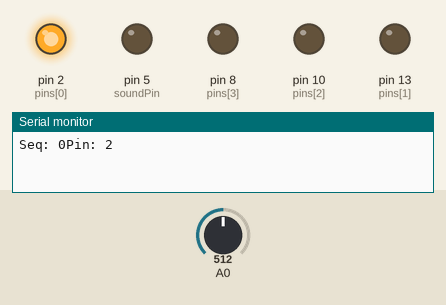
Simulated run of this sketch. Board: Arduino Uno, built with avr-gcc and run on an emulated ATmega328P. On the bench: output pins drawn as LEDs (lit = HIGH), the last lines printed to the serial monitor. The inputs (shaded band) are chosen by the test bench; at power-on: A0 = 512. Random numbers use the default seed unless the sketch sets one.

Above: at 7.6 s.
12.4 s: A0 set to 511
At 13.9 s:
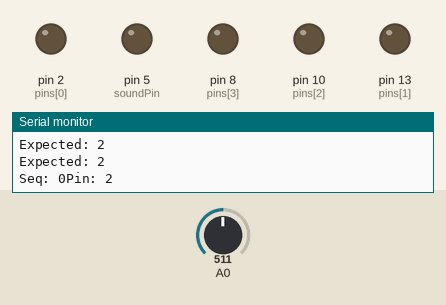
26.4 s: A0 set to 122
At 28.6 s:
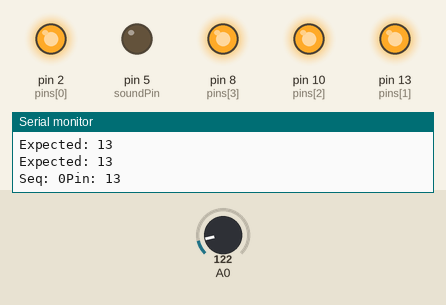
Timing chart, 0 to 57.1 s (numbered marks = the images above; inputs shaded):
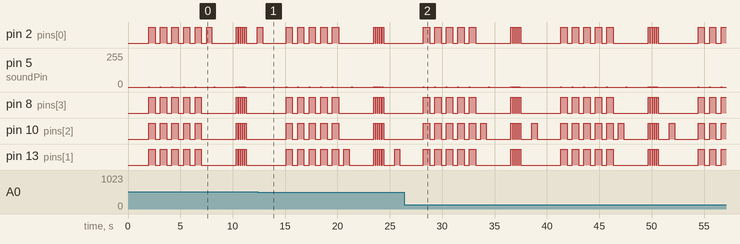

The sketch:

MemoryGame1.ino
```cpp
#define PLAYER_WAIT_TIME 2000

byte sequence[100];
byte  curLen = 0;
byte inputCount =  0;
byte lastInput = 0;
byte  expRd = 0;
bool  btnDwn = false;
bool wait =  false;
bool  resetFlag = false;

byte soundPin = 5;
byte noPins =  4;
byte pins[] = {2, 13, 10, 8};
long inputTime = 0;

void setup()  {
  delay(2000);
  Serial.begin(9600);
  Reset();
}

void setPinDirection(byte dir){
  for(byte i = 0; i < noPins; i++){
    pinMode(pins[i], dir);
  }
}

void writeAllPins(byte val){
  for(byte  i = 0; i < noPins; i++){
    digitalWrite(pins[i], val);
  }
}

void beep(byte freq){
  analogWrite(soundPin,  2);
  delay(freq);
  analogWrite(soundPin, 0);
  delay(freq);
}

void flash(short freq){
  setPinDirection(OUTPUT);
  for(int i = 0; i < 5; i++){
    writeAllPins(HIGH);
    beep(50);
    delay(freq);
    writeAllPins(LOW);
    delay(freq);
  }
}

void Reset(){
  flash(500);
  curLen = 0;
  inputCount  = 0;
  lastInput = 0;
  expRd = 0;
  btnDwn = false;
  wait = false;
  resetFlag = false;
}

void Lose(){
  flash(50);
}

void playSequence(){
  for(int i = 0; i < curLen; i++){
      Serial.print("Seq: ");
      Serial.print(i);
      Serial.print("Pin: ");
      Serial.println(sequence[i]);
      digitalWrite(sequence[i],  HIGH);
      delay(500);
      digitalWrite(sequence[i], LOW);
      delay(250);
    }
}

void DoLoseProcess(){
  Lose();
  delay(1000);
  playSequence();
  delay(2000);
  Reset();
}

void  loop() {
  if(!wait){

    setPinDirection(OUTPUT);

    randomSeed(analogRead(A0));
    sequence[curLen] = pins[random(0,noPins)];
    curLen++;

    playSequence();
    beep(50);

    wait = true;
    inputTime  = millis();
  }else{

    setPinDirection(INPUT);

    if(millis() - inputTime  > PLAYER_WAIT_TIME){
      DoLoseProcess();
      return;
    }

    if(!btnDwn){
      expRd  = sequence[inputCount];
      Serial.print("Expected: ");
      Serial.println(expRd);

      for(int i = 0; i < noPins; i++){
        if(pins[i]==expRd)
          continue;
        if(digitalRead(pins[i]) == HIGH){
          lastInput = pins[i];
          resetFlag = true;
          btnDwn = true;
          Serial.print("Read: ");
          Serial.println(lastInput);
        }
      }
    }

    if(digitalRead(expRd) ==  1 && !btnDwn)
    {
      inputTime  = millis();
      lastInput = expRd;
      inputCount++;
      btnDwn = true;
      Serial.print("Read: ");
      Serial.println(lastInput);
    }else{
      if(btnDwn && digitalRead(lastInput) == LOW){
        btnDwn = false;
        delay(20);
        if(resetFlag){
          DoLoseProcess();
        }
        else{
          if(inputCount == curLen){
            wait = false;
            inputCount  = 0;
            delay(1500);
          }
        }
      }
    }
  }
}
```

Measured:
- by itself, pin 5 (soundPin): moves between 0/255 and 2/255, repeating every 13.1 s
- by itself, pin 10 (pins[2]): moves between LOW and HIGH, repeating every 13.1 s
- by itself, pin 2 (pins[0]), pin 8 (pins[3]), pin 13 (pins[1]): repeats every 13.1 s: 4 × (LOW 0.50 s, HIGH 0.60 s), LOW 3.4 s, 4 × (HIGH 0.15 s, LOW 0.05 s), HIGH 0.15 s, LOW 3.8 s, HIGH 0.60 s
